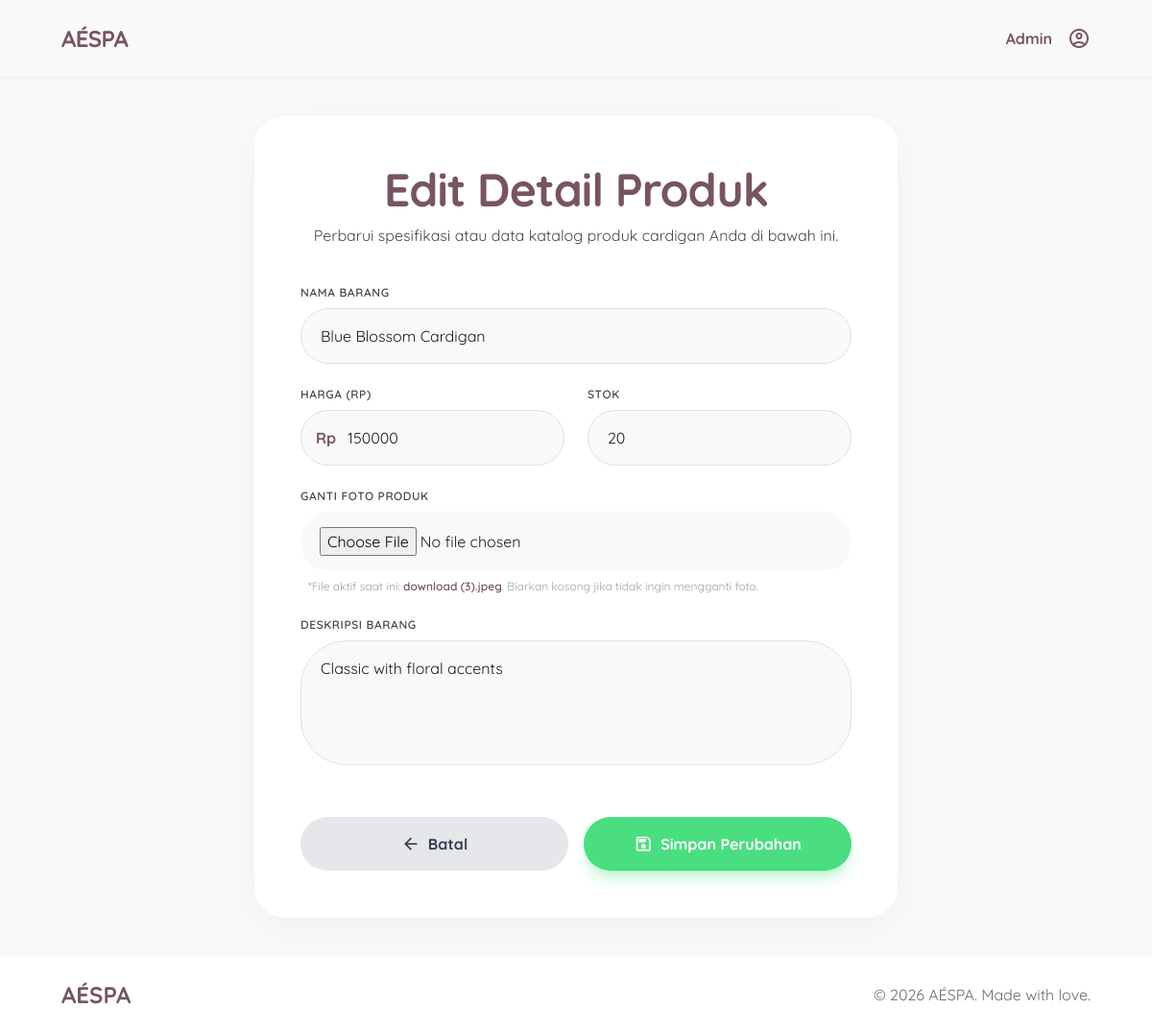
The app's page /admin/edit.php?id=4 (signed in) with its own data.
### tables this page shows
CREATE TABLE `barang` (
  `id` int NOT NULL,
  `nama_barang` varchar(100) NOT NULL,
  `harga` int NOT NULL,
  `stok` int NOT NULL,
  `foto` text NOT NULL,
  `deskripsi` text
);

### admin/edit.php (the view, shortened to what this page needs)
<?php
include '../koneksi.php';
$id = mysqli_real_escape_string($koneksi, $_GET['id']);
$query_ambil = mysqli_query($koneksi, "SELECT * FROM barang WHERE id = '$id'");
$data_lama = mysqli_fetch_assoc($query_ambil);
?>
<!DOCTYPE html>
<html lang="id">
<head>
    <script src="https://cdn.tailwindcss.com?plugins=forms,container-queries"></script>
    <script id="tailwind-config">
        tailwind.config = {
            darkMode: "class",
            theme: {
                extend: {
                    "colors": {
                        "surface-variant": "#e2e2e2",
                        "tertiary-container": "#ffd4c2",
                        "secondary-fixed-dim": "#cfc6b3",
                        "tertiary-fixed-dim": "#edbca6",
                        "surface-container-highest": "#e2e2e2",
                        "on-secondary-container": "#6a6454",
                        "tertiary-fixed": "#ffdbcc",
                        "outline-variant": "#d3c3c5",
                        "error-container": "#ffdad6",
                        "on-secondary": "#ffffff",
                        "secondary-fixed": "#ebe2ce",
                        "on-primary-fixed": "#2d141c",
                        "on-tertiary-container": "#7e5847",
                        "surface-container-low": "#f3f3f4",
                        "outline": "#817476",
                        "tertiary": "#7b5644",
                        "on-primary": "#ffffff",
                        "on-tertiary": "#ffffff",
                        "on-primary-container": "#7a5761",
                        "on-secondary-fixed-variant": "#4c4638",
                        "primary-fixed": "#ffd9e2",
                        "error": "#ba1a1a",
                        "surface-container": "#eeeeee",
                        "surface": "#f9f9f9",
                        "on-tertiary-fixed-variant": "#613e2e",
                        "surface-dim": "#dadada",
                        "inverse-primary": "#e7bbc6",
                        "on-surface": "#1a1c1c",
                        "inverse-on-surface": "#f0f1f1",
                        "on-error-container": "#93000a",
                        "on-tertiary-fixed": "#2f1407",
                        "surface-bright": "#f9f9f9",
                        "primary-fixed-dim": "#e7bbc6",
                        "on-primary-fixed-variant": "#5e3e47",
                        "on-secondary-fixed": "#1f1b0f",
                        "inverse-surface": "#2f3131",
                        "primary-container": "#ffd1dc",
                        "secondary": "#645e4f",
                        "background": "#f9f9f9",
                        "on-background": "#1a1c1c",
                        "secondary-container": "#ebe2ce",
                        "surface-container-high": "#e8e8e8",
                        "on-surface-variant": "#4f4446",
                        "on-error": "#ffffff",
                        "surface-container-lowest": "#ffffff",
                        "primary": "#78555e",
                        "surface-tint": "#78555e"
                    },
                    "borderRadius": {
                        "DEFAULT": "1rem",
                        "lg": "2rem",
                        "xl": "3rem",
                        "full": "9999px"
                    },
                    "spacing": {
                        "container-padding-desktop": "64px",
                        "unit": "4px",
                        "gutter": "24px",
                        "section-gap": "80px",
                        "container-padding-mobile": "20px"
                    },
                    "fontFamily": {
                        "display-lg-mobile": ["Quicksand"],
                        "label-sm": ["Quicksand"],
                        "body-lg": ["Quicksand"],
                        "display-lg": ["Quicksand"],
                        "headline-md": ["Quicksand"],
                        "body-md": ["Quicksand"]
                    },
                    "fontSize": {
                        "display-lg-mobile": ["32px", {"lineHeight": "40px", "letterSpacing": "-0.02em", "fontWeight": "700"}],
                        "label-sm": ["12px", {"lineHeight": "16px", "letterSpacing": "0.05em", "fontWeight": "600"}],
                        "body-lg": ["18px", {"lineHeight": "28px", "fontWeight": "400"}],
                        "display-lg": ["48px", {"lineHeight": "56px", "letterSpacing": "-0.02em", "fontWeight": "700"}],
                        "headline-md": ["24px", {"lineHeight": "32px", "fontWeight": "600"}],
                        "body-md": ["16px", {"lineHeight": "24px", "fontWeight": "400"}]
                    }
                },
            },
        }
    </script>
</head>
<body class="bg-surface text-on-surface min-h-screen flex flex-col">
    <header class="w-full top-0 sticky bg-surface dark:bg-surface-dim z-50 shadow-sm">
        <nav class="flex justify-between items-center px-container-padding-mobile md:px-container-padding-desktop h-20 w-full max-w-7xl mx-auto">
            <div class="font-display-lg text-headline-md text-primary dark:text-primary-fixed tracking-tight font-bold">
                AÉSPA
            </div>
            <div class="flex items-center gap-4 text-primary">
                <span class="text-primary font-bold">Admin</span>
                <span class="material-symbols-outlined cursor-pointer hover:scale-105 transition-transform" data-icon="account_circle">account_circle</span>
            </div>
        </nav>
    </header>
    <main class="flex-grow flex items-center justify-center py-10 px-container-padding-mobile">
        <div class="w-full max-w-2xl bg-surface-container-lowest rounded-lg p-8 md:p-12 soft-shadow border border-secondary-container/30">
            <div class="mb-10 text-center">
                <h1 class="font-display-lg text-display-lg-mobile md:text-display-lg text-primary mb-2">Edit Detail Produk</h1>
                <p class="text-on-surface-variant font-body-md">Perbarui spesifikasi atau data katalog produk cardigan Anda di bawah ini.</p>
            </div>
            <form class="space-y-6" action="" method="POST" enctype="multipart/form-data">
                <div class="space-y-2">
                    <label class="block font-label-sm text-label-sm text-on-surface-variant uppercase tracking-wider">Nama Barang</label>
                    <input name="nama_barang" value="<?php echo $data_lama['nama_barang']; ?>" class="w-full px-5 py-4 rounded-xl border-1.5 border-secondary-container bg-surface focus-ring transition-all text-body-md font-body-md text-on-surface" type="text" required/>
                </div>
                <div class="grid grid-cols-1 md:grid-cols-2 gap-6">
                    <div class="space-y-2">
                        <label class="block font-label-sm text-label-sm text-on-surface-variant uppercase tracking-wider">Harga (Rp)</label>
                        <div class="relative">
                            <span class="absolute left-4 top-1/2 -translate-y-1/2 text-primary font-bold">Rp</span>
                            <input name="harga" value="<?php echo $data_lama['harga']; ?>" class="w-full pl-12 pr-5 py-4 rounded-xl border-1.5 border-secondary-container bg-surface focus-ring transition-all text-body-md font-body-md text-on-surface" type="number" required/>
                        </div>
                    </div>
                    <div class="space-y-2">
                        <label class="block font-label-sm text-label-sm text-on-surface-variant uppercase tracking-wider">Stok</label>
                        <input name="stok" value="<?php echo $data_lama['stok']; ?>" class="w-full px-5 py-4 rounded-xl border-1.5 border-secondary-container bg-surface focus-ring transition-all text-body-md font-body-md text-on-surface" type="number" required/>
                    </div>
                </div>
                <div class="space-y-2">
                    <label class="block font-label-sm text-label-sm text-on-surface-variant uppercase tracking-wider">Ganti Foto Produk</label>
                    <div class="relative">
                        <input name="foto" class="w-full px-5 py-4 rounded-xl border-1.5 border-secondary-container bg-surface focus-ring transition-all text-body-md font-body-md text-on-surface" type="file" accept="image/*"/>
                    </div>
                    <p class="text-xs text-gray-400 mt-1 pl-2">
                        *File aktif saat ini: <span class="text-primary font-semibold"><?php echo $data_lama['foto']; ?></span>. Biarkan kosong jika tidak ingin mengganti foto.
                    </p>
                </div>
                <div class="space-y-2">
                    <label class="block font-label-sm text-label-sm text-on-surface-variant uppercase tracking-wider">Deskripsi Barang</label>
                    <textarea name="deskripsi" class="w-full px-5 py-4 rounded-xl border-1.5 border-secondary-container bg-surface focus-ring transition-all text-body-md font-body-md text-on-surface resize-none" rows="4" required><?php echo $data_lama['deskripsi']; ?></textarea>
                </div>
                <div class="flex flex-col md:flex-row gap-4 pt-6">
                    <a href="index.php" class="flex-1 order-2 md:order-1 py-4 rounded-full bg-gray-200 text-gray-700 font-bold hover:bg-gray-300 transition-all text-center flex items-center justify-center gap-2">
                        <span class="material-symbols-outlined text-[20px]">arrow_back</span>
                        Batal
                    </a>
                    <button name="edit" class="flex-1 order-1 md:order-2 py-4 rounded-full bg-[#4ade80] text-white font-bold shadow-lg shadow-green-200 hover:bg-[#22c55e] transition-all flex items-center justify-center gap-2" type="submit">
                        <span class="material-symbols-outlined text-[20px]">save</span>
                        Simpan Perubahan
                    </button>
                </div>
            </form>
        </div>
    </main>
    <footer class="w-full mt-auto bg-surface-container-lowest dark:bg-surface-container-highest">
        <div class="flex flex-col md:flex-row justify-between items-center py-6 px-container-padding-mobile md:px-container-padding-desktop w-full max-w-7xl mx-auto">
            <div class="font-display-lg text-headline-md text-primary mb-4 md:mb-0 font-bold">
                AÉSPA
            </div>
            <div class="text-on-surface-variant font-body-md text-body-md opacity-80">
                © 2026 AÉSPA. Made with love.
            </div>
        </div>
    </footer>
</body>
</html>

### admin/edit.php (style rules this page uses)
body { font-family: 'Quicksand', sans-serif; background-color: #f9f9f9; }
.material-symbols-outlined { font-variation-settings: 'FILL' 0, 'wght' 400, 'GRAD' 0, 'opsz' 24; }
.soft-shadow { box-shadow: 0 10px 40px -10px rgba(120, 85, 94, 0.08); }

### records on screen
barang: nama_barang "Blue Blossom Cardigan", harga "150000", stok "20", foto "download (3).jpeg", deskripsi "Classic with floral accents"
